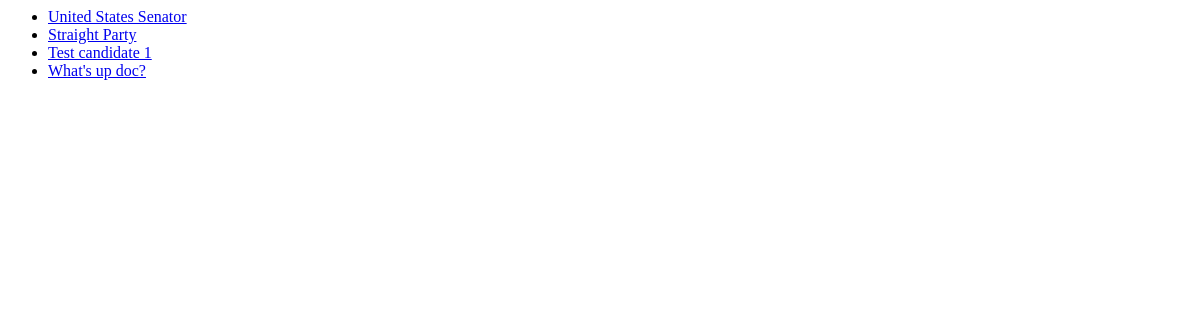
/polls/, run on an earlier commit of the app's database.
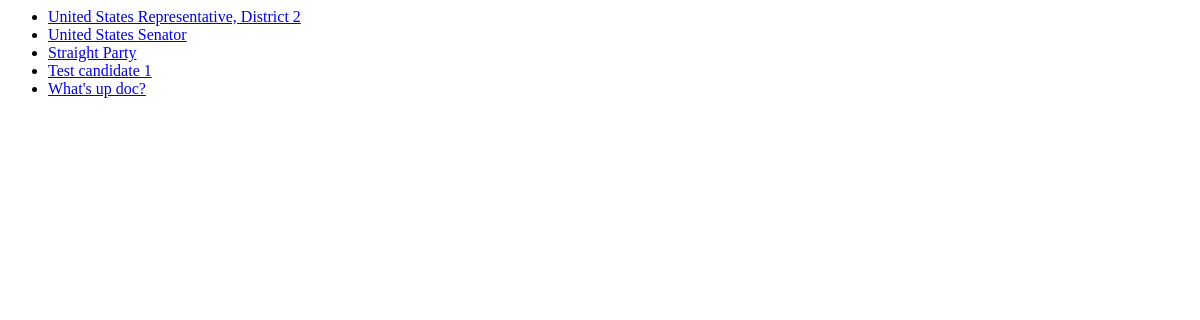
And on a later commit of the database.
### polls/models.py (models this page shows, shortened)
class Question(models.Model):
    question_text = models.CharField(max_length=200)

### polls/views.py (the view)
class IndexView(generic.ListView):
    template_name = 'polls/index.html'
    context_object_name = 'question_list'
    def get_queryset(self):
        return Question.objects.order_by('-id')

### polls/templates/polls/index.html
{% if question_list %}
    <ul>
    {% for question in question_list %}
        <li><a href="{% url 'polls:detail' question.id %}">{{ question.question_text }}</a></li>
    {% endfor %}
    </ul>
{% else %}
    <p>No polls are available.</p>
{% endif %}

What changed in the data, as far as the page shows it:
added Question: question_text "United States Representative, District 2"
